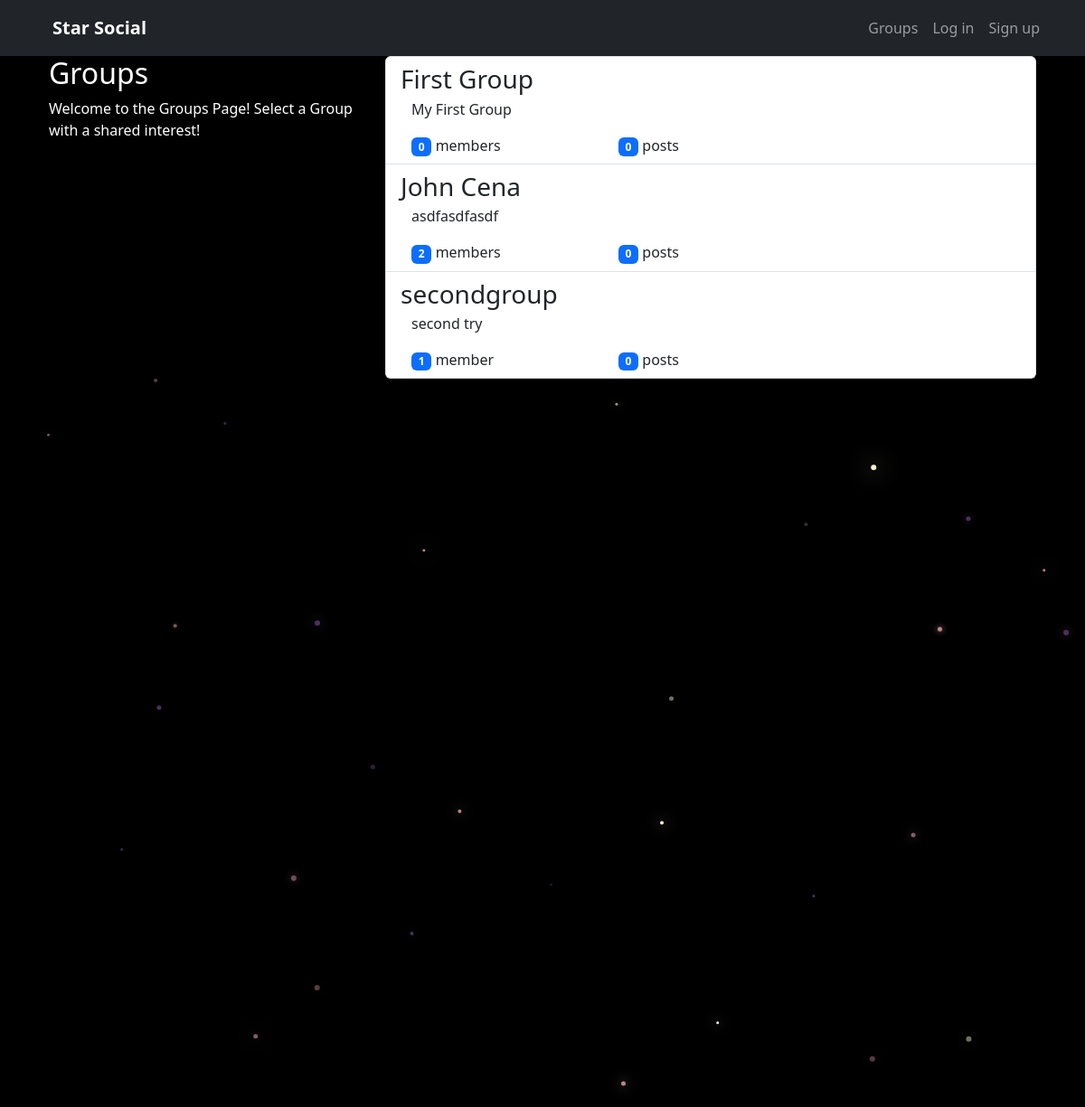
Before: /groups/ with the older database file.
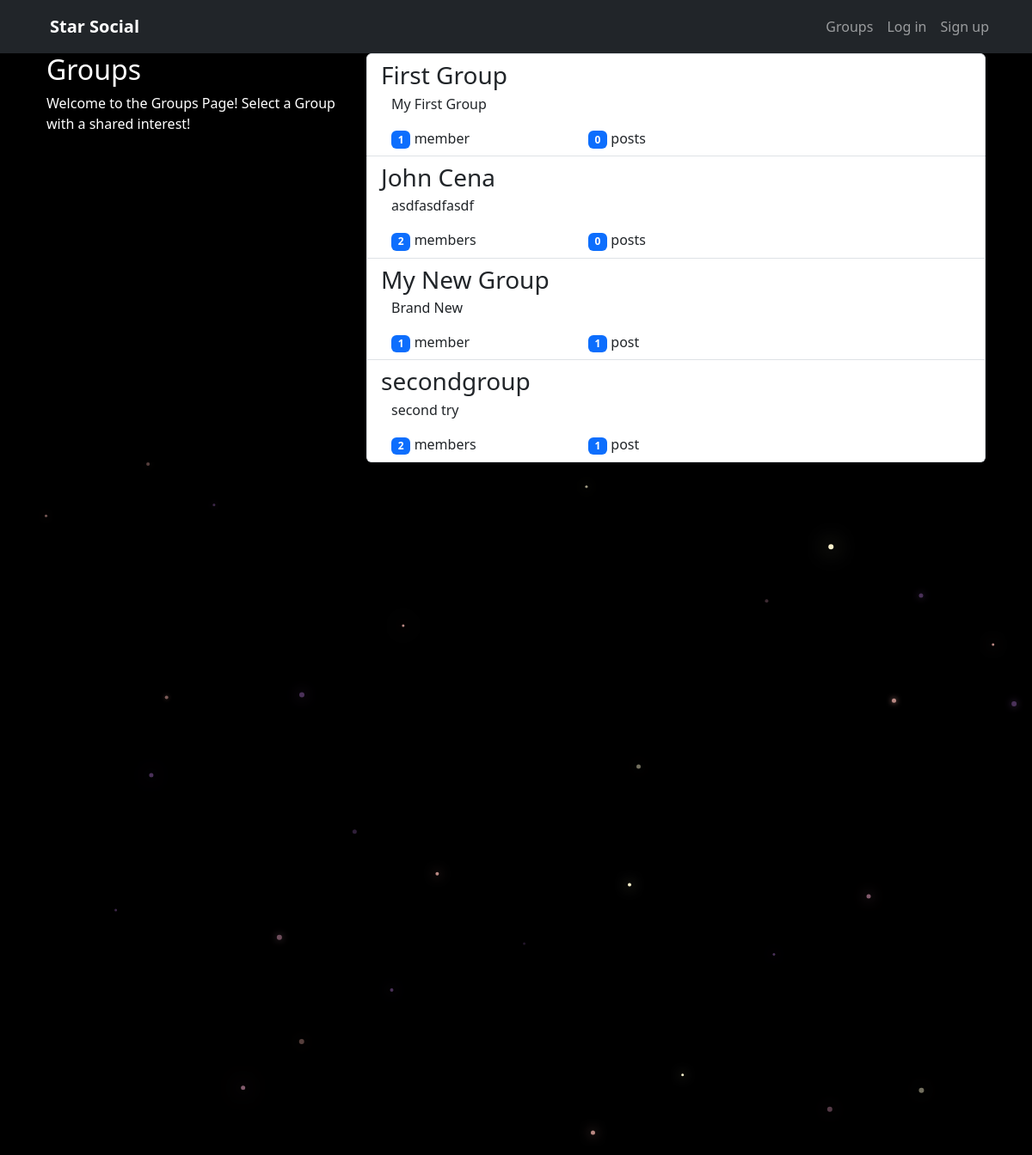
After: the same page with the newer database file.
### groups/models.py (models this page shows, shortened)
class Group(models.Model):
    name = models.CharField(max_length=255, unique=True)
    slug = models.SlugField(allow_unicode=True, unique=True)
    description = models.TextField(blank=True, default='')
    description_html = models.TextField(editable=False, default='', blank=True)
    members = models.ManyToManyField(User,through="GroupMember")
    class Meta:
        ordering = ["name"]

### groups/views.py (the view)
# urls.py: path("", views.ListGroups.as_view(), name="all"),
class ListGroups(generic.ListView):
    model = Group

### groups/templates/groups/group_list.html (shortened to what this page needs)
{% extends "groups/group_base.html" %}
{% block pregroup %}
<div class="col-md-4">
    <div class="content">
            <h2>Groups</h2>
            <p>Welcome to the Groups Page! Select a Group with a shared interest!</p>
    </div>
</div>
{% endblock %}
{% block group_content %}
<div class="col-md-8">
    <div class="list-group">
        {% for group in object_list %}
          <a class="list-group-item list-group-item-action" href="{% url 'groups:single' slug=group.slug %}">
                   <h3 class="mb-1">{{ group.name }}</h3>
            <div class="container-fluid">
                {{ group.description_html|safe }}
                <div class="row mt-2">
                    <div class="col-md-4">
                        <span class="badge bg-primary">{{ group.members.count }}</span> member{{ group.members.count|pluralize }}
                    </div>
                    <div class="col-md-4">
                        <span class="badge bg-primary">{{ group.posts.count }}</span> post{{ group.posts.count|pluralize }}
                    </div>
                </div>
            </div>
        </a>
        {% endfor %}
    </div>
</div>
{% endblock %}

Changed rows visible on the page:
computed for Group "First Group": members.count "0" → "1"
added Group: name "My New Group", description_html "Brand New", members.count "1", posts.count "1"
computed for Group "secondgroup": members.count "1" → "2"; posts.count "0" → "1"
